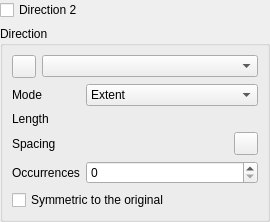
<?xml version="1.0" encoding="UTF-8"?>
<ui version="4.0">
 <class>PartGui::PatternParametersWidget</class>
 <widget class="QWidget" name="PartGui::PatternParametersWidget">
  <property name="geometry">
   <rect>
    <x>0</x>
    <y>0</y>
    <width>270</width>
    <height>200</height>
   </rect>
  </property>
  <layout class="QVBoxLayout" name="generalLayout">
   <property name="leftMargin">
    <number>0</number>
   </property>
   <property name="topMargin">
    <number>0</number>
   </property>
   <property name="rightMargin">
    <number>0</number>
   </property>
   <property name="bottomMargin">
    <number>0</number>
   </property>
   <item>
    <widget class="QCheckBox" name="enableCheckbox">
     <property name="text">
      <string>Direction 2</string>
     </property>
    </widget>
   </item>
   <item>
    <widget class="QGroupBox" name="groupBox">
     <property name="title">
      <string>Direction</string>
     </property>
     <layout class="QVBoxLayout" name="mainLayout">
      <item>
       <layout class="QHBoxLayout" name="horizontalLayout_3">
        <item>
         <widget class="QToolButton" name="PushButtonReverse">
          <property name="sizePolicy">
           <sizepolicy hsizetype="Maximum" vsizetype="Preferred">
            <horstretch>0</horstretch>
            <verstretch>0</verstretch>
           </sizepolicy>
          </property>
          <property name="toolTip">
           <string>Reverse the direction of the pattern.</string>
          </property>
          <property name="icon">
           <iconset resource="Resources/resource.qrc">
           <normaloff>:/icons/button_sort.svg</normaloff>:/icons/button_sort.svg</iconset>
          </property>
         </widget>
        </item>
        <item>
         <widget class="QComboBox" name="comboDirection"/>
        </item>
       </layout>
      </item>
      <item>
       <layout class="QFormLayout" name="formLayout">
        <item row="0" column="0">
         <widget class="QLabel" name="labelMode">
          <property name="text">
           <string>Mode</string>
          </property>
         </widget>
        </item>
        <item row="0" column="1">
         <widget class="QComboBox" name="comboMode">
          <item>
           <property name="text">
            <string>Extent</string>
           </property>
          </item>
          <item>
           <property name="text">
            <string>Spacing</string>
           </property>
          </item>
         </widget>
        </item>
        <item row="1" column="0">
         <widget class="QLabel" name="labelLength">
          <property name="text">
           <string>Length</string>
          </property>
         </widget>
        </item>
        <item row="1" column="1">
         <widget class="Gui::QuantitySpinBox" name="spinExtent" native="true">
          <property name="keyboardTracking" stdset="0">
           <bool>false</bool>
          </property>
         </widget>
        </item>
        <item row="2" column="0">
         <widget class="QLabel" name="labelOffset">
          <property name="text">
           <string>Spacing</string>
          </property>
         </widget>
        </item>
        <item row="2" column="1">
         <widget class="QWidget" name="spacingControlsWidget" native="true">
          <layout class="QHBoxLayout" name="spacingControlsLayout">
           <property name="spacing">
            <number>3</number>
           </property>
           <property name="leftMargin">
            <number>0</number>
           </property>
           <property name="topMargin">
            <number>0</number>
           </property>
           <property name="rightMargin">
            <number>0</number>
           </property>
           <property name="bottomMargin">
            <number>0</number>
           </property>
           <item>
            <widget class="Gui::QuantitySpinBox" name="spinSpacing" native="true">
             <property name="keyboardTracking" stdset="0">
              <bool>false</bool>
             </property>
            </widget>
           </item>
           <item>
            <widget class="QToolButton" name="addSpacingButton">
             <property name="sizePolicy">
              <sizepolicy hsizetype="Maximum" vsizetype="Preferred">
               <horstretch>0</horstretch>
               <verstretch>0</verstretch>
              </sizepolicy>
             </property>
             <property name="toolTip">
              <string>Add spacing to create spacing patterns.</string>
             </property>
             <property name="text">
              <string/>
             </property>
             <property name="icon">
              <iconset>
               <normaloff>:/icons/list-add.svg</normaloff>:/icons/list-add.svg</iconset>
              </property>
             </widget>
            </item>
           </layout>
          </widget>
         </item>
         <item row="3" column="0">
          <widget class="QLabel" name="labelOccurrences">
           <property name="text">
            <string>Occurrences</string>
           </property>
          </widget>
         </item>
         <item row="3" column="1">
          <widget class="Gui::UIntSpinBox" name="spinOccurrences"/>
         </item>
         <item row="4" column="0" colspan="2">
          <widget class="QCheckBox" name="checkSymmetric">
           <property name="toolTip">
            <string>Replicate the pattern on both sides of the original feature. The occurrences and the length apply to each side.</string>
           </property>
           <property name="text">
            <string>Symmetric to the original</string>
           </property>
          </widget>
         </item>
       </layout>
      </item>
      <item>
       <spacer name="verticalSpacer">
        <property name="orientation">
         <enum>Qt::Vertical</enum>
        </property>
        <property name="sizeHint" stdset="0">
         <size>
          <width>20</width>
          <height>0</height>
         </size>
        </property>
       </spacer>
      </item>
     </layout>
    </widget>
   </item>
  </layout>
 </widget>
 <customwidgets>
  <customwidget>
   <class>Gui::QuantitySpinBox</class>
   <extends>QWidget</extends>
   <header>Gui/QuantitySpinBox.h</header>
  </customwidget>
  <customwidget>
   <class>Gui::UIntSpinBox</class>
   <extends>QSpinBox</extends>
   <header>Gui/SpinBox.h</header>
   <container>1</container>
  </customwidget>
 </customwidgets>
 <resources/>
 <connections/>
</ui>
